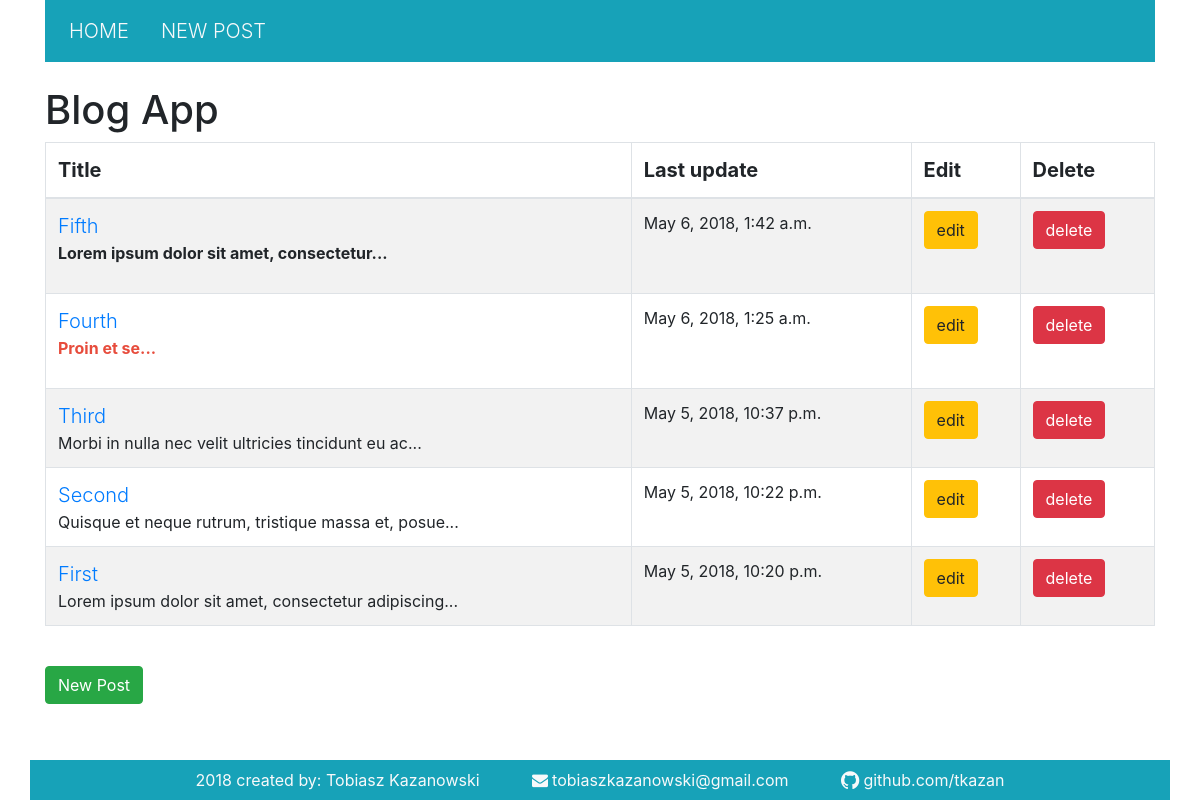
/, run on an earlier commit of the app's database.
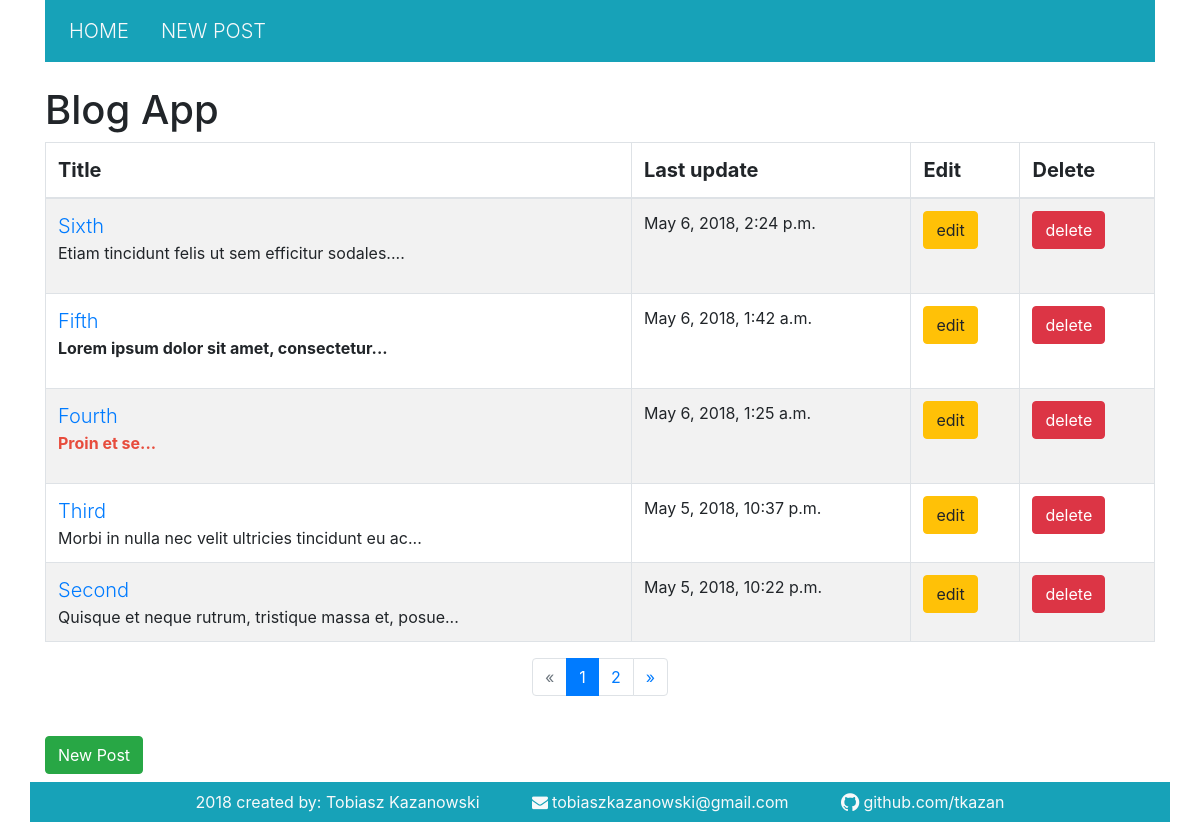
And on a later commit of the database.
### BlogApp/models.py (models this page shows, shortened)
class Post(models.Model):
    title = models.CharField(max_length=128)
    description = models.TextField()
    created_at = models.DateTimeField(auto_now_add=True)
    updated_at = models.DateTimeField(auto_now=True)

### BlogApp/views.py (the view)
# urls.py: url(r'^$', index, name='home'),
def index(request):
    post_list = Post.objects.all().order_by('-created_at')
    page = request.GET.get('page', 1)
    paginator = Paginator(post_list, 5)
    try:
        posts = paginator.page(page)
    except PageNotAnInteger:
        posts = paginator.page(1)
    except EmptyPage:
        posts = paginator.page(paginator.num_pages)
    return render(request, 'index.html', {"posts": posts})

### BlogApp/templates/index.html (shortened to what this page needs)
{% extends 'base.html'%}
{% block content %}
    <h1 class="font-bold">Blog App</h1>
    <table class="table table-striped table-bordered">
        <thead class="lead">
            <th>Title</th>
            <th>Last update</th>
            <th>Edit</th>
            <th>Delete</th>
        </thead>
        <tbody>
        {% for post in posts %}
            <tr>
                <td>
                    <a class="lead" href="{% url 'post' post.id %}">{{ post.title }}</a>
                    <br/>
                    {{ post.description|slice:":50"|safe }}...
                </td>
                <td>{{ post.updated_at }}</td>
                <td>
                    <a href="{% url 'edit' post.id %}">
                        <button class="btn btn-warning">edit</button>
                    </a>
                </td>
                <td>
                    <a href="{% url 'delete' post.id %}">
                        <button class="btn btn-danger">delete</button>
                    </a>
                </td>
            </tr>
        {% endfor %}
        </tbody>
    </table>
    {% if posts.has_other_pages %}
    <ul class="pagination justify-content-center">
        {% if posts.has_previous %}
            <li class="page-item"><a class="page-link" href="?page={{ posts.previous_page_number }}">&laquo;</a></li>
        {% else %}
            <li class="page-item disabled"><span class="page-link">&laquo;</span></li>
        {% endif %}
        {% for i in posts.paginator.page_range %}
        {% if posts.number == i %}
            <li class="page-item active"><span class="page-link">{{ i }} <span class="sr-only">(current)</span></span></li>
        {% else %}
            <li class="page-item"><a class="page-link" href="?page={{ i }}">{{ i }}</a></li>
        {% endif %}
        {% endfor %}
        {% if posts.has_next %}
            <li class="page-item"><a class="page-link" href="?page={{ posts.next_page_number }}">&raquo;</a></li>
        {% else %}
            <li class="page-item disabled"><span class="page-link">&raquo;</span></li>
        {% endif %}
    </ul>
    {% endif %}
    <br/>
    <a href="{% url 'new' %}"><button class="btn btn-success">New Post</button></a>
{% endblock %}

What changed in the data, as far as the page shows it:
no longer on this page (row unchanged): Post: title "First", description "Lorem ipsum dolor sit amet, consectetur adipiscing", updated_at "May 5, 2018, 10:20 p.m."
added Post: title "Sixth", description "Etiam tincidunt felis ut sem efficitur sodales.", updated_at "May 6, 2018, 2:24 p.m."
Also different on the page:
new list line: "1"
new list line: "2"
